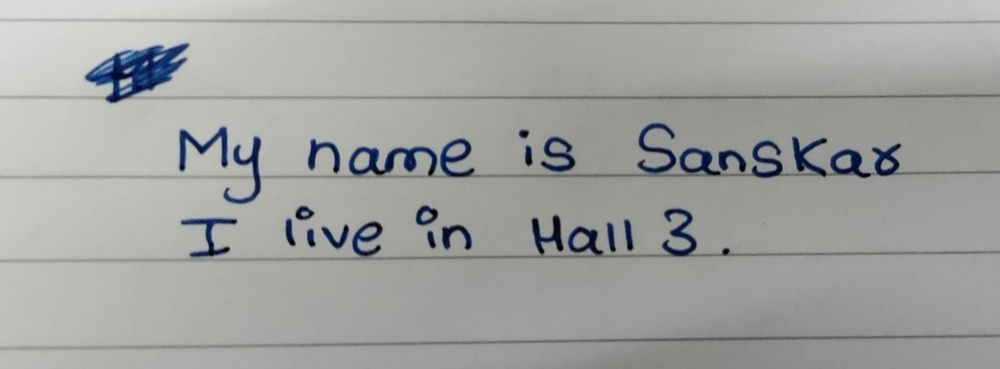
#> input picture Test/MultiLine_OCR_Test2.jpeg, 1000 x 369 px, shrunk from 1600 x 591 before the run, found by its file name
$ jupyter execute Image_Line_Separtion.ipynb
#> lines starting #> are read from the running program, lines starting #| are printed output that depends on the picture; after the words box and inside, x2 and y2 are one past the last pixel; in counts of white or black regions, pixels touching at a corner belong together
[cell 1]
import cv2
import numpy as np
import matplotlib.pyplot as plt

[cell 2]
print(cv2.__version__)

### 1) Get coords of each line

[cell 3]
img = cv2.imread("C:\Harsh Rao Dhanyamraju\Projects\AIfinity Hackathon\AutoRegressive-Alliance\Test\MultiLine_OCR_Test2.jpeg")
#> img is the input picture: shape (369, 1000, 3); mean B, G, R 159.9, 161.6, 160.4
gray = cv2.cvtColor(img, cv2.COLOR_BGR2GRAY)
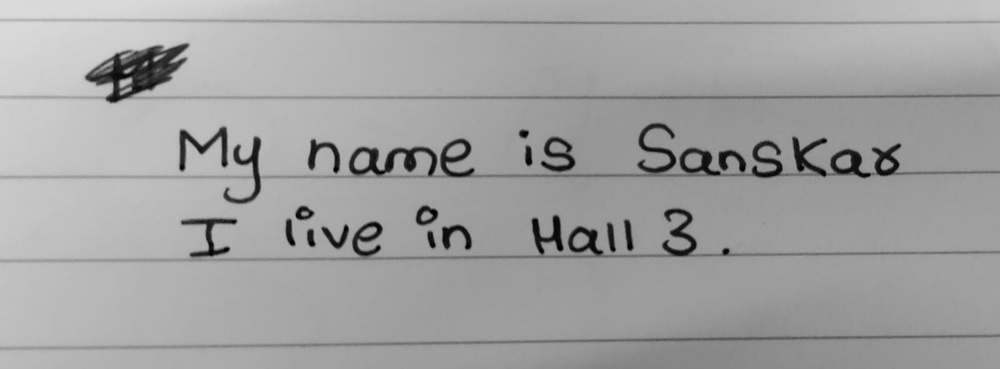
#> gray: shape (369, 1000); min 0, max 219, mean 161

plt.imshow(gray)

[cell 4]
## (2) threshold
th, threshed = cv2.threshold(gray, 127, 255, cv2.THRESH_BINARY_INV|cv2.THRESH_OTSU)
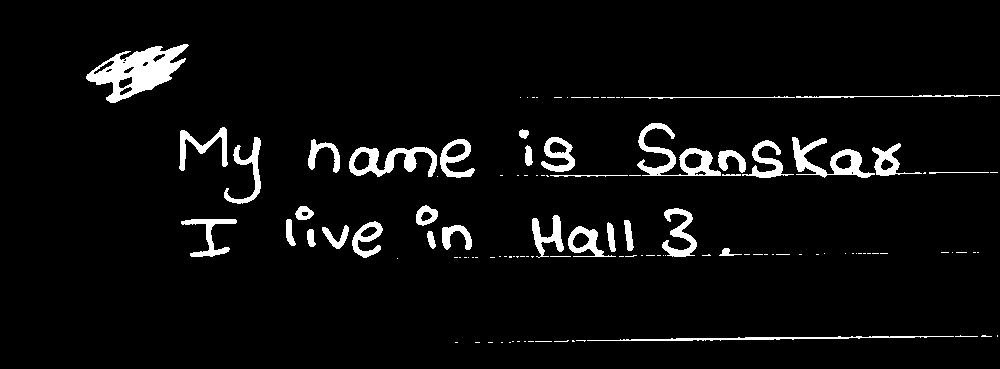
#> threshed: shape (369, 1000); 4.9% white; 119 white regions (81 under 20 px), largest, box (x1, y1, x2, y2) and area: (86, 44, 189, 103) 2790, (637, 123, 721, 176) 1393, (792, 137, 875, 178) 1208
#> th = 110

[cell 5]
## (3) minAreaRect on the nozeros
pts = cv2.findNonZero(threshed)
#> pts = contour of 18116 points, box (x1, y1, x2, y2) (86, 44, 1000, 343), area 31657
ret = cv2.minAreaRect(pts)
#> ret = ((541.4, 206.8), (280.6, 925.5), -86.41)

(cx,cy), (w,h), ang = ret
#> cx = 541.4; cy = 206.8; w = 280.6; h = 925.5; ang = -86.41
if w>h:
    w,h = h,w
    ang += 90

[cell 6]
plt.imshow(threshed)

[cell 7]
## (5) find and draw the upper and lower boundary of each lines
hist = cv2.reduce(threshed,1, cv2.REDUCE_AVG).reshape(-1)
#> hist = 369 values, max 82 at index 175, min 0 at index 0, mean 12.53

[cell 8]
th = 2
H,W = img.shape[:2]
#> H = 369; W = 1000
uppers_y = [y for y in range(H-1) if hist[y]<=th and hist[y+1]>th]
#> uppers_y = [45, 122, 191, 205, 335]
lowers_y = [y for y in range(H-1) if hist[y]>th and hist[y+1]<=th]
#> lowers_y = [100, 177, 202, 257, 342]

threshed = cv2.cvtColor(threshed, cv2.COLOR_GRAY2BGR)
for y in uppers_y:
    cv2.line(threshed, (0,y), (W, y), (255,0,0), 1)
#> this loop made 5 passes
#> y on passes 1 to 5: 45, 122, 191, 205, 335
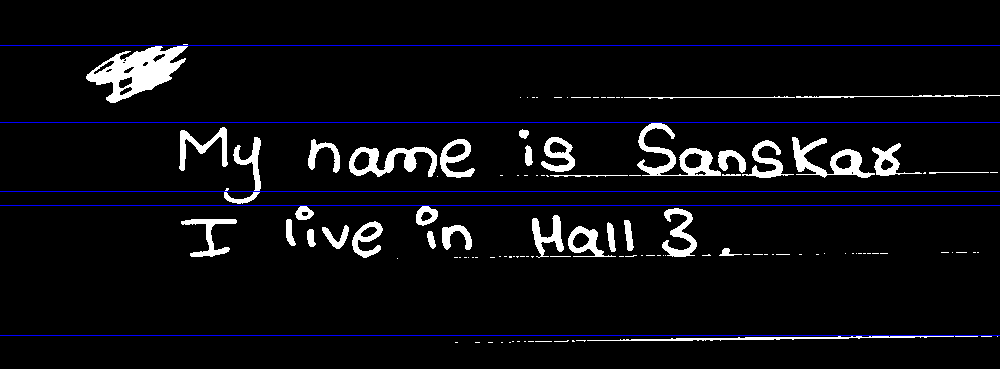
#> threshed: shape (369, 1000, 3); mean B, G, R 16, 12.5, 12.5

for y in lowers_y:
    cv2.line(threshed, (0,y), (W, y), (0,255,0), 1)
#> this loop made 5 passes
#> y on passes 1 to 5: 100, 177, 202, 257, 342
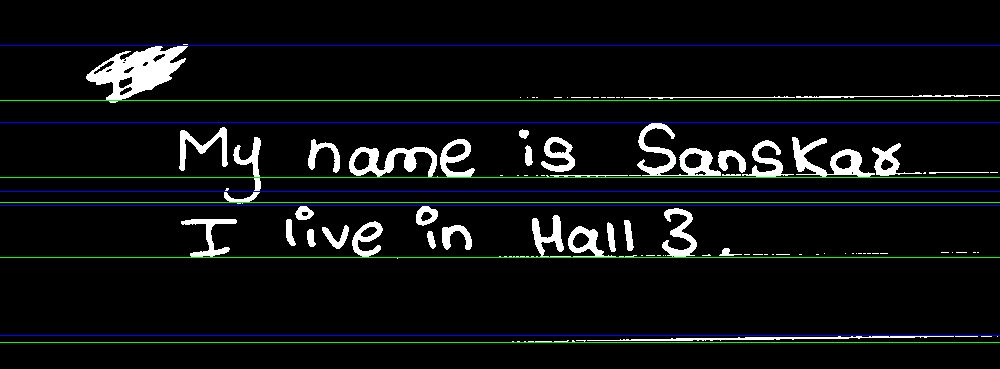
#> threshed: shape (369, 1000, 3); 1.36% of pixels changed, all inside (x1, y1, x2, y2) = (0, 100, 1000, 343)

[cell 9]
plt.imshow(threshed)

### 2) Seperate each line into seperate files

[cell 10]
uppers_y
#> Out = [45, 122, 191, 205, 335]

[cell 11]
lowers_y
#> Out = [100, 177, 202, 257, 342]

[cell 12]
cropped_images = []
i = 0
while(i < len(uppers_y)):
    cropped_img = threshed[uppers_y[i]:lowers_y[i], 0:W]
    cropped_images.append(abs(255-cropped_img))
    i += 1
#> this loop made 5 passes
#> pass 1, `cropped_img = threshed[uppers_y[i]:lowers_y[i], 0:W]`:
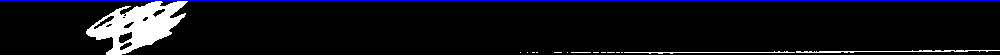
#> cropped_img: shape (55, 1000, 3); mean B, G, R 19.9, 15.2, 15.2
#> pass 2, `cropped_img = threshed[uppers_y[i]:lowers_y[i], 0:W]`:
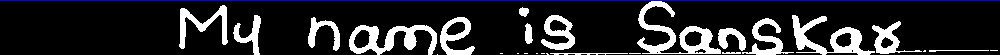
#> cropped_img: shape (55, 1000, 3); mean B, G, R 43.9, 39.2, 39.2
#> after the loop, cropped_images = 5 items; i = 5

[cell 13]
plt.imshow(cropped_images[1])
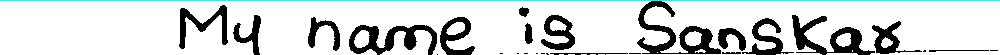
#> shown: shape (55, 1000, 3); mean R, G, B 211.1, 215.8, 215.8

[cell 14]
plt.imshow(cropped_images[3])
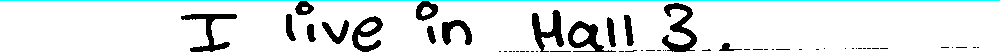
#> shown: shape (52, 1000, 3); mean R, G, B 224.8, 229.7, 229.7

$ run again, with Test/MultiLine_OCR_Test3.jpeg copied over Test/MultiLine_OCR_Test2.jpeg
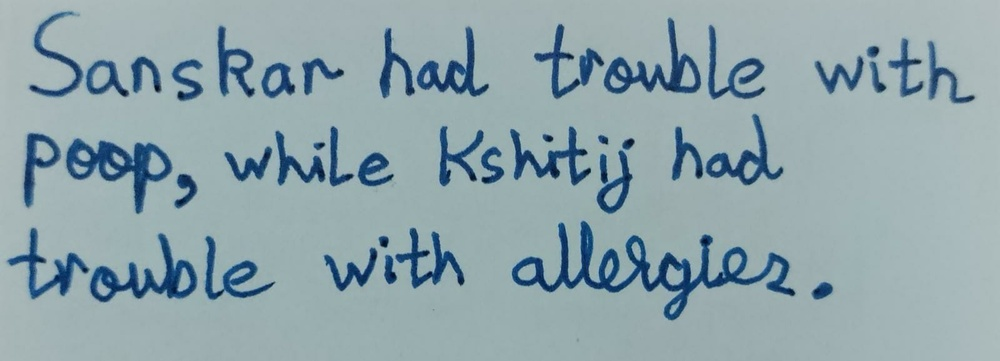
#> input picture Test/MultiLine_OCR_Test3.jpeg, 1000 x 361 px, shrunk from 1600 x 577 before the run, found by its file name
#> img is the input picture: shape (361, 1000, 3); mean B, G, R 171.8, 165.4, 143.9
#> th = 118
#> pts = contour of 41058 points, box (x1, y1, x2, y2) (8, 12, 975, 320), area 29776
#> ret = ((491.5, 162.9), (300.9, 960.4), -88.18)
#> cx = 491.5; cy = 162.9; w = 300.9; h = 960.4; ang = -88.18
#> hist = 361 values, max 95 at index 281, min 0 at index 0, mean 29.02
#> uppers_y = [12, 17, 125, 222]
#> lowers_y = [16, 102, 212, 317]
#> the loop `for y in uppers_y:` made 4 passes
#> y on passes 1 to 4: 12, 17, 125, 222
#> the loop `for y in lowers_y:` made 4 passes
#> y on passes 1 to 4: 16, 102, 212, 317
#> after the loop `for y in lowers_y:`:
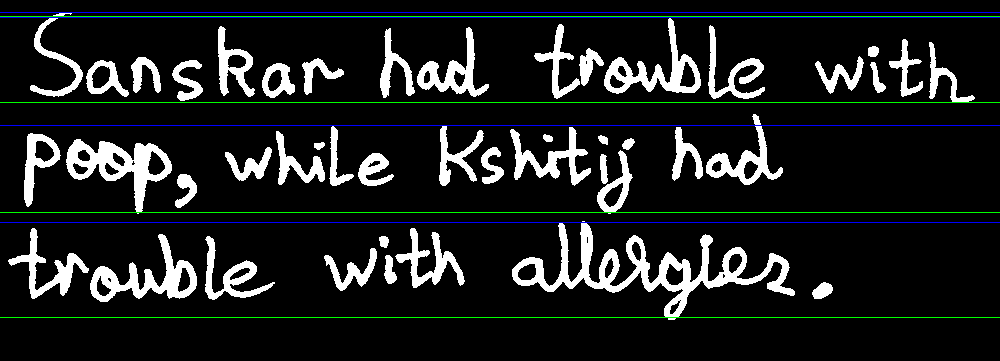
#> threshed: shape (361, 1000, 3); mean B, G, R 31.8, 31.8, 29
#> `uppers_y`: Out = [12, 17, 125, 222]
#> `lowers_y`: Out = [16, 102, 212, 317]
#> the loop `while(i < len(uppers_y)):` made 4 passes
#> after the loop `while(i < len(uppers_y)):`: cropped_images = 4 items; i = 4
#> `[cell 14] plt.imshow(cropped_images[3])`:
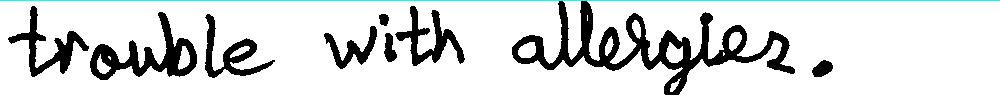
#> shown: shape (95, 1000, 3); mean R, G, B 215.1, 217.8, 217.8

$ run again, with Test/MultiLine_OCR_Test4.jpeg copied over Test/MultiLine_OCR_Test2.jpeg
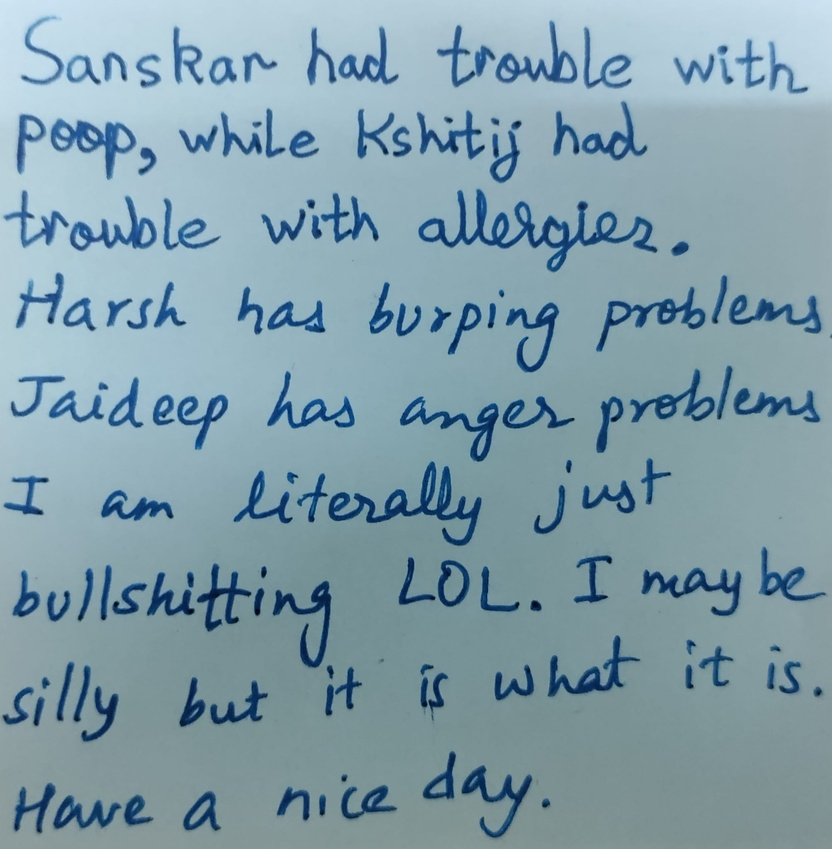
#> input picture Test/MultiLine_OCR_Test4.jpeg, 832 x 849 px, shrunk from 2007 x 2048 before the run, found by its file name
#> img is the input picture: shape (849, 832, 3); mean B, G, R 170.5, 158.5, 130.1
#> th = 114
#> pts = contour of 75888 points, box (x1, y1, x2, y2) (3, 22, 832, 839), area 99976
#> ret = ((417.4, 429.6), (816.2, 826.5), -89.77)
#> cx = 417.4; cy = 429.6; w = 816.2; h = 826.5; ang = -89.77
#> hist = 849 values, max 100 at index 414, min 0 at index 0, mean 27.41
#> uppers_y = [27, 88, 109, 190, 275, 554, 764]
#> lowers_y = [86, 91, 180, 269, 545, 740, 836]
#> the loop `for y in uppers_y:` made 7 passes
#> y on passes 1 to 7: 27, 88, 109, 190, 275, 554, 764
#> the loop `for y in lowers_y:` made 7 passes
#> y on passes 1 to 7: 86, 91, 180, 269, 545, 740, 836
#> after the loop `for y in lowers_y:`:
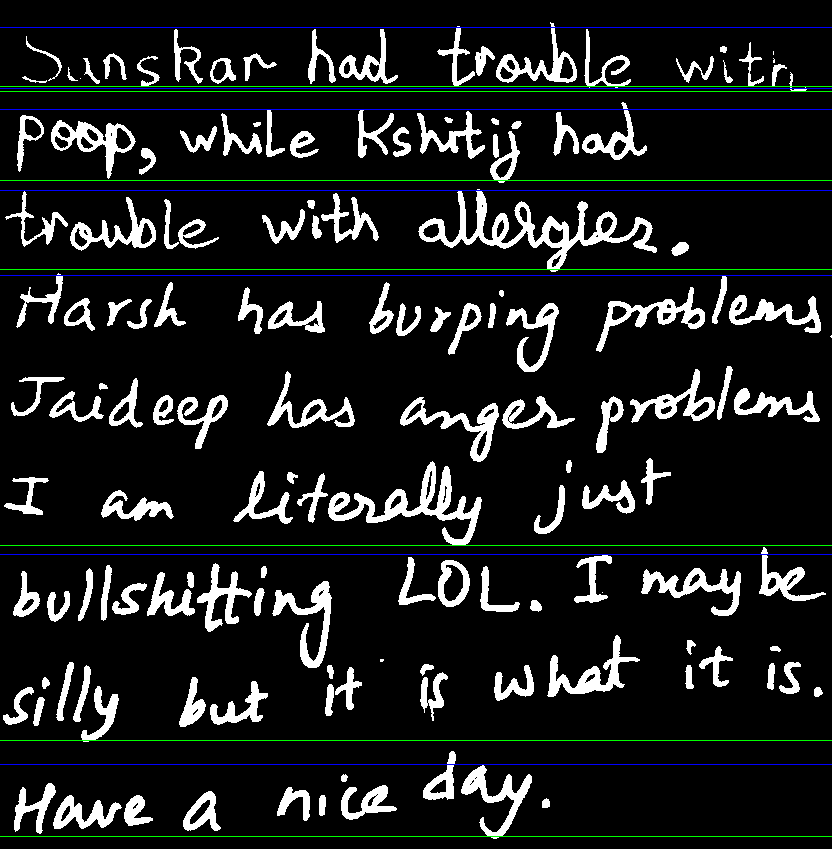
#> threshed: shape (849, 832, 3); mean B, G, R 29.4, 29.4, 27.3
#> `uppers_y`: Out = [27, 88, 109, 190, 275, 554, 764]
#> `lowers_y`: Out = [86, 91, 180, 269, 545, 740, 836]
#> the loop `while(i < len(uppers_y)):` made 7 passes
#> after the loop `while(i < len(uppers_y)):`: cropped_images = 7 items; i = 7
#> `[cell 14] plt.imshow(cropped_images[3])`:
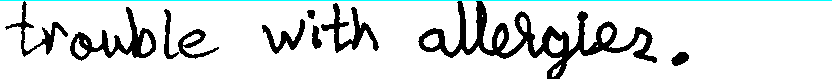
#> shown: shape (79, 832, 3); mean R, G, B 218.8, 222, 222
